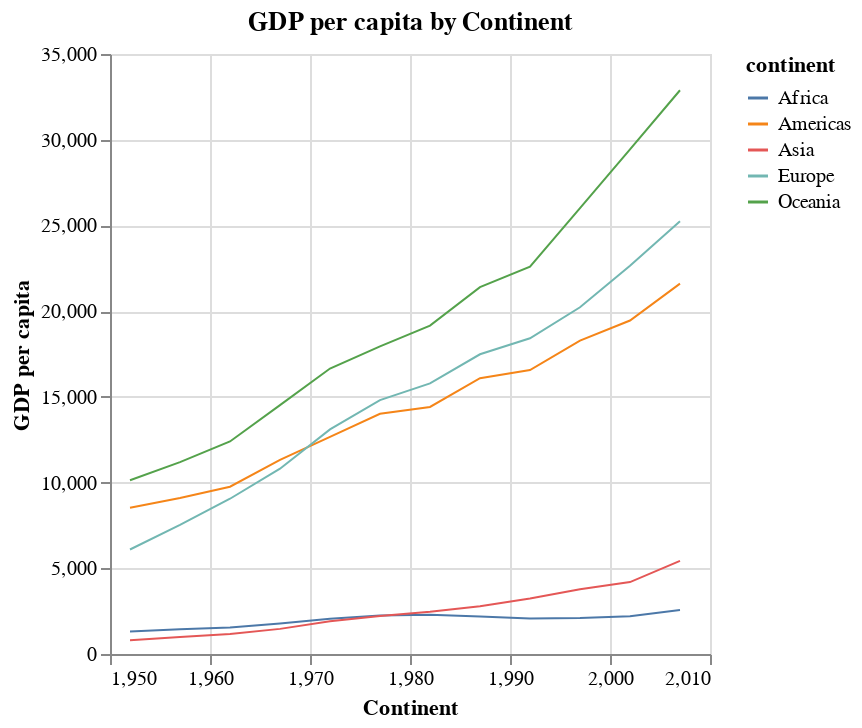

The notebook cell this image was saved under:
### Markdown cell above
To elevate the analytical powerness by intergrating interactive elemtns, the line plot can also be enhanced with the `interactive=True` parameter and specifying `tooltip='gdpPercap'`, we transform our static visualization into an engaging, user-driven experience:

### Code cell
create_line_plot(df_grouped3, 'year', 'gdpPercap', color='continent', 
                 title=' GDP per capita by Continent', x_title= 'Continent', y_title='GDP per capita',
                 interactive=True, tooltip='gdpPercap')

### Figure 1 — Vega-Lite specification as saved in the notebook (floating-point values rounded to 4 significant figures)
{"config": {"view": {"continuousWidth": 300, "continuousHeight": 300}}, "data": {"name": "data-c76185c75afa4f0338f5603bc6c9d97d"}, "mark": {"type": "line", "size": 1}, "encoding": {"color": {"field": "continent", "type": "nominal"}, "tooltip": [{"field": "gdpPercap", "type": "quantitative"}], "x": {"field": "year", "title": "Continent", "type": "quantitative"}, "y": {"field": "gdpPercap", "title": "GDP per capita", "type": "quantitative"}}, "params": [{"name": "param_2", "select": {"type": "interval", "encodings": ["x", "y"]}, "bind": "scales"}], "title": " GDP per capita by Continent", "$schema": "https://vega.github.io/schema/vega-lite/v5.15.1.json", "datasets": {"data-c76185c75afa4f0338f5603bc6c9d97d": [{"continent": "Africa", "year": 1952, "population": 237640501, "gdp": 311600000000.0, "gdpPercap": 1311.0}, {"continent": "Africa", "year": 1957, "population": 264837738, "gdp": 382700000000.0, "gdpPercap": 1445.0}, {"continent": "Africa", "year": 1962, "population": 296516865, "gdp": 456800000000.0, "gdpPercap": 1541.0}, {"continent": "Africa", "year": 1967, "population": 335289489, "gdp": 595100000000.0, "gdpPercap": 1775.0}, {"continent": "Africa", "year": 1972, "population": 379879541, "gdp": 783800000000.0, "gdpPercap": 2063.0}, {"continent": "Africa", "year": 1977, "population": 433061021, "gdp": 972100000000.0, "gdpPercap": 2245.0}, {"continent": "Africa", "year": 1982, "population": 499348587, "gdp": 1146000000000.0, "gdpPercap": 2295.0}, {"continent": "Africa", "year": 1987, "population": 574834110, "gdp": 1254000000000.0, "gdpPercap": 2181.0}, {"continent": "Africa", "year": 1992, "population": 659081517, "gdp": 1365000000000.0, "gdpPercap": 2072.0}, {"continent": "Africa", "year": 1997, "population": 743832984, "gdp": 1561000000000.0, "gdpPercap": 2099.0}, {"continent": "Africa", "year": 2002, "population": 833723916, "gdp": 1836000000000.0, "gdpPercap": 2202.0}, {"continent": "Africa", "year": 2007, "population": 929539692, "gdp": 2380000000000.0, "gdpPercap": 2561.0}, {"continent": "Americas", "year": 1952, "population": 345152446, "gdp": 2943000000000.0, "gdpPercap": 8528.0}, {"continent": "Americas", "year": 1957, "population": 386953916, "gdp": 3520000000000.0, "gdpPercap": 9098.0}, {"continent": "Americas", "year": 1962, "population": 433270254, "gdp": 4229000000000.0, "gdpPercap": 9760.0}, {"continent": "Americas", "year": 1967, "population": 480746623, "gdp": 5447000000000.0, "gdpPercap": 11330.0}, {"continent": "Americas", "year": 1972, "population": 529384210, "gdp": 6704000000000.0, "gdpPercap": 12660.0}, {"continent": "Americas", "year": 1977, "population": 578067699, "gdp": 8102000000000.0, "gdpPercap": 14020.0}, {"continent": "Americas", "year": 1982, "population": 630290920, "gdp": 9083000000000.0, "gdpPercap": 14410.0}, {"continent": "Americas", "year": 1987, "population": 682753971, "gdp": 10990000000000.0, "gdpPercap": 16090.0}, {"continent": "Americas", "year": 1992, "population": 739274104, "gdp": 12250000000000.0, "gdpPercap": 16570.0}, {"continent": "Americas", "year": 1997, "population": 796900410, "gdp": 14570000000000.0, "gdpPercap": 18280.0}, {"continent": "Americas", "year": 2002, "population": 849772762, "gdp": 16530000000000.0, "gdpPercap": 19450.0}, {"continent": "Americas", "year": 2007, "population": 898871184, "gdp": 19420000000000.0, "gdpPercap": 21600.0}, {"continent": "Asia", "year": 1952, "population": 1395357351, "gdp": 1125000000000.0, "gdpPercap": 806.4}, {"continent": "Asia", "year": 1957, "population": 1562780599, "gdp": 1560000000000.0, "gdpPercap": 998.1}, {"continent": "Asia", "year": 1962, "population": 1696357182, "gdp": 1985000000000.0, "gdpPercap": 1170.0}, {"continent": "Asia", "year": 1967, "population": 1905662900, "gdp": 2793000000000.0, "gdpPercap": 1466.0}, {"continent": "Asia", "year": 1972, "population": 2150972248, "gdp": 4105000000000.0, "gdpPercap": 1908.0}, {"continent": "Asia", "year": 1977, "population": 2384513556, "gdp": 5273000000000.0, "gdpPercap": 2212.0}, {"continent": "Asia", "year": 1982, "population": 2610135582, "gdp": 6416000000000.0, "gdpPercap": 2458.0}, {"continent": "Asia", "year": 1987, "population": 2871220762, "gdp": 7979000000000.0, "gdpPercap": 2779.0}, {"continent": "Asia", "year": 1992, "population": 3133292191, "gdp": 10130000000000.0, "gdpPercap": 3234.0}, {"continent": "Asia", "year": 1997, "population": 3383285500, "gdp": 12790000000000.0, "gdpPercap": 3781.0}, {"continent": "Asia", "year": 2002, "population": 3601802203, "gdp": 15120000000000.0, "gdpPercap": 4197.0}, {"continent": "Asia", "year": 2007, "population": 3811953827, "gdp": 20710000000000.0, "gdpPercap": 5432.0}, {"continent": "Europe", "year": 1952, "population": 418120846, "gdp": 2549000000000.0, "gdpPercap": 6097.0}, {"continent": "Europe", "year": 1957, "population": 437890351, "gdp": 3300000000000.0, "gdpPercap": 7535.0}, {"continent": "Europe", "year": 1962, "population": 460355155, "gdp": 4170000000000.0, "gdpPercap": 9057.0}, {"continent": "Europe", "year": 1967, "population": 481178958, "gdp": 5201000000000.0, "gdpPercap": 10810.0}, {"continent": "Europe", "year": 1972, "population": 500635059, "gdp": 6561000000000.0, "gdpPercap": 13100.0}, {"continent": "Europe", "year": 1977, "population": 517164531, "gdp": 7661000000000.0, "gdpPercap": 14810.0}, {"continent": "Europe", "year": 1982, "population": 531266901, "gdp": 8385000000000.0, "gdpPercap": 15780.0}, {"continent": "Europe", "year": 1987, "population": 543094160, "gdp": 9495000000000.0, "gdpPercap": 17480.0}, {"continent": "Europe", "year": 1992, "population": 558142797, "gdp": 10280000000000.0, "gdpPercap": 18420.0}, {"continent": "Europe", "year": 1997, "population": 568944148, "gdp": 11510000000000.0, "gdpPercap": 20230.0}, {"continent": "Europe", "year": 2002, "population": 578223869, "gdp": 13090000000000.0, "gdpPercap": 22640.0}, {"continent": "Europe", "year": 2007, "population": 586098529, "gdp": 14800000000000.0, "gdpPercap": 25240.0}, {"continent": "Oceania", "year": 1952, "population": 10686006, "gdp": 108300000000.0, "gdpPercap": 10140.0}, {"continent": "Oceania", "year": 1957, "population": 11941976, "gdp": 133700000000.0, "gdpPercap": 11190.0}, {"continent": "Oceania", "year": 1962, "population": 13283518, "gdp": 164700000000.0, "gdpPercap": 12400.0}, {"continent": "Oceania", "year": 1967, "population": 14600414, "gdp": 211900000000.0, "gdpPercap": 14510.0}, {"continent": "Oceania", "year": 1972, "population": 16106100, "gdp": 268200000000.0, "gdpPercap": 16650.0}, {"continent": "Oceania", "year": 1977, "population": 17239000, "gdp": 309400000000.0, "gdpPercap": 17950.0}, {"continent": "Oceania", "year": 1982, "population": 18394850, "gdp": 352400000000.0, "gdpPercap": 19160.0}, {"continent": "Oceania", "year": 1987, "population": 19574415, "gdp": 418900000000.0, "gdpPercap": 21400.0}, {"continent": "Oceania", "year": 1992, "population": 20919651, "gdp": 472600000000.0, "gdpPercap": 22590.0}, {"continent": "Oceania", "year": 1997, "population": 22241430, "gdp": 578600000000.0, "gdpPercap": 26010.0}, {"continent": "Oceania", "year": 2002, "population": 23454829, "gdp": 690500000000.0, "gdpPercap": 29440.0}, {"continent": "Oceania", "year": 2007, "population": 24549947, "gdp": 807300000000.0, "gdpPercap": 32880.0}]}}
